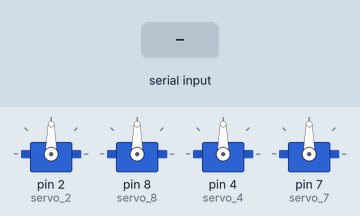
This sketch was run on a simulated Arduino Uno, built with avr-gcc and run on an emulated ATmega328P. Parts: 4 × servo. Inputs (shaded band) come from the test bench. What the sketch prints to the serial monitor is not drawn.

Above: at 1.2 s.
1.3 s: "1\n" received over Serial
At 4.1 s:
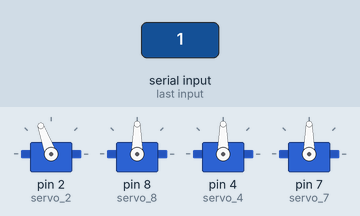
4.3 s: "0\n" received over Serial
At 7.7 s:
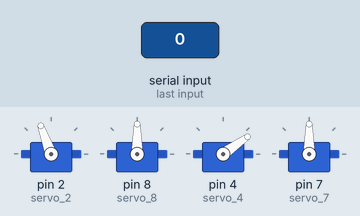
13.3 s: "1\n" received over Serial
At 16.1 s:
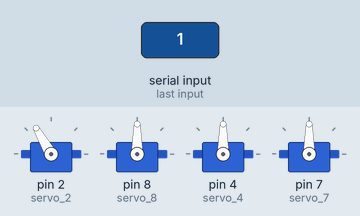
16.3 s: "0\n" received over Serial
At 17.7 s:
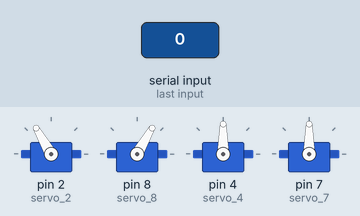
Timing chart, 0 to 23.3 s (numbered marks = the images above; inputs shaded):
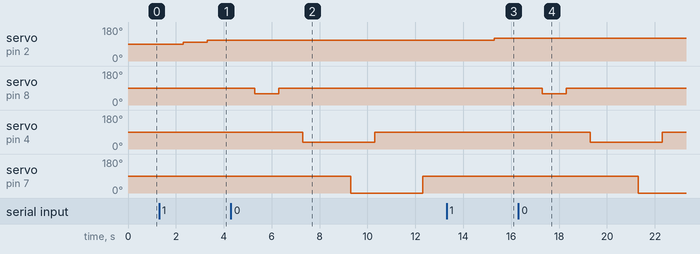

The sketch:

mixly.ino
```cpp
#include <Servo.h>

Servo servo_2;
Servo servo_4;
Servo servo_7;
Servo servo_8;
volatile int item;
volatile int item2;

void setup(){
  item2 = 90;
  item = 3;
  Serial.begin(9600);
  Serial.begin(9600);
  servo_2.attach(2);
  servo_8.attach(8);
  servo_4.attach(4);
  servo_7.attach(7);
}

void loop(){
  if (Serial.available() > 0) {
    item = String(Serial.readString()).toInt();

  }
  if (item == 1) {
    Serial.print(item);
    item2 = item2 + 10;
    servo_2.write(item2);
    delay(1000);

  } else if (item == 2) {
    item2 = item2 - 10;
    Serial.print(item);
    servo_2.write(item2);
    delay(1000);
  } else if (item == 0) {
    servo_8.write(60);
    delay(1000);
    servo_8.write(90);
    delay(1000);
    servo_4.write(35);
    delay(2000);
    servo_7.write(0);
    delay(1000);
    servo_4.write(90);
    delay(2000);
    servo_7.write(90);
    delay(2000);
  }

}
```

Measured:
- after the input at 1.3 s, servo on pin 2 (servo_2): 90° → 100° after 1.0 s, → 110° 1.0 s later
- after the input at 4.3 s, servo on pin 2 (servo_2): stays 110° (without the input it goes to 120° after 0.00 s); servo on pin 8 (servo_8): 90° → 60° after 1.0 s, → 90° 1.0 s later; servo on pin 4 (servo_4): 90° → 35° after 3.0 s, → 90° 3.0 s later; servo on pin 7 (servo_7): 90° → 0° after 5.0 s, → 90° 3.0 s later
- after the input at 13.3 s, servo on pin 2 (servo_2): 110° → 120° after 2.0 s; servo on pin 8 (servo_8): stays 90° (without the input it goes to 60° after 1.0 s)
- after the input at 16.3 s, servo on pin 2 (servo_2): stays 120° (without the input it goes to 130° after 0.00 s); servo on pin 8 (servo_8): 90° → 60° after 1.0 s, → 90° 1.0 s later; servo on pin 4 (servo_4): 90° → 35° after 3.0 s, → 90° 3.0 s later; servo on pin 7 (servo_7): 90° → 0° after 5.0 s
